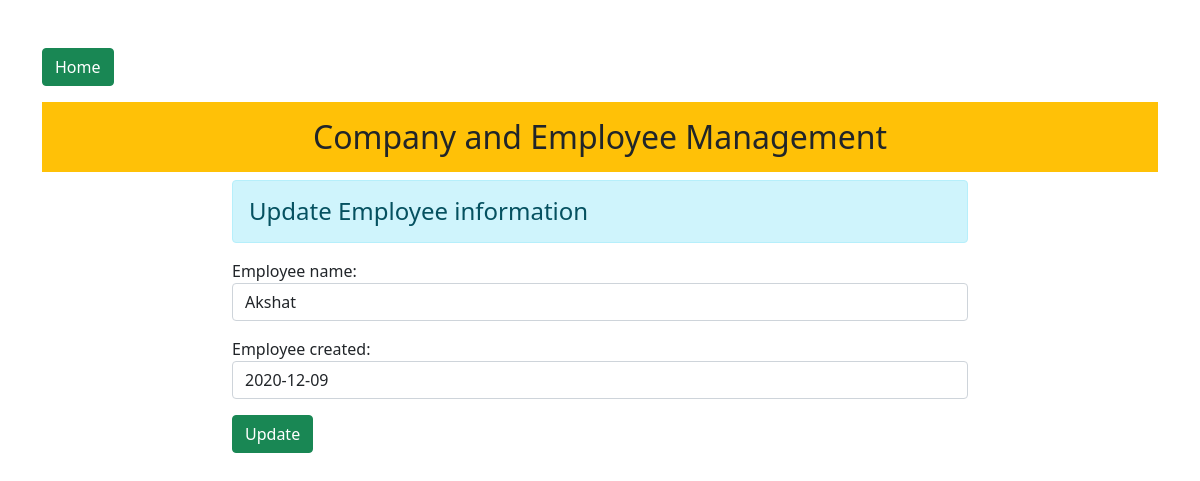
The page /1/employee/edit on the database as committed earlier.
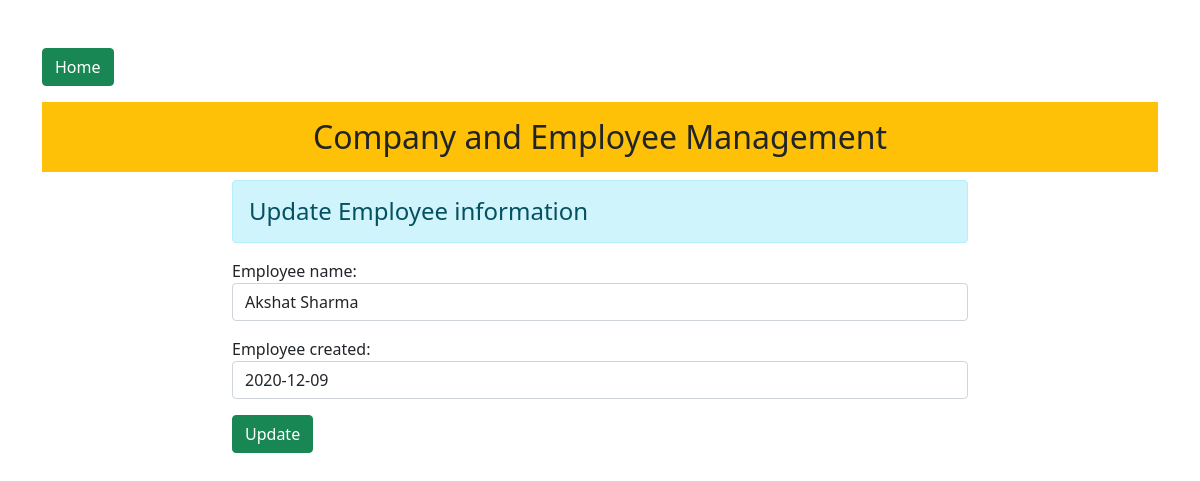
The same page on the database as committed later.
### empman/models.py (models this page shows)
class employeeModel(models.Model): #Employee models for each company hence we make use of foreign key
    employee_company_name = models.ForeignKey(companyModel,on_delete=models.CASCADE)
    employee_name = models.CharField(max_length=100,blank=False)
    employee_created = models.DateField(blank=False)

### empman/views.py (the view)
# urls.py: path('<int:id>/employee/edit',views.editEmployee,name='editemp'),
def editEmployee(request,id):
    if request.method == 'POST':
        uniqueid = employeeModel.objects.get(pk=id)
        requestpost = employeeForm(request.POST,instance=uniqueid)
        if requestpost.is_valid():
            requestpost.save()
            return HttpResponsePermanentRedirect('/')
    else:
        uniqueid = employeeModel.objects.get(pk=id)
        requestpost = employeeForm(instance=uniqueid)
    return render(request,'empman/employeeupdate.html',{'eform':requestpost})

### empman/forms.py
class employeeForm(forms.ModelForm):
    class Meta:
        model = employeeModel
        fields = ['employee_company_name','employee_name','employee_created'] #getting the fileds from the employee model
        widgets = {
            'employee_company_name' : forms.TextInput(attrs={'class':'form-control '}),#bootstrap class
            'employee_company_name': forms.HiddenInput, #so the user is not able to edit the company model linked to that emplopyee
            'employee_name':forms.TextInput(attrs={'class':'form-control'}),#bootstrap class
            'employee_created':forms.TextInput(attrs={'class':'form-control','placeholder':'YYYY-MM-DD'})#bootstrap class
        }

### empman/templates/empman/employeeupdate.html (shortened to what this page needs)
{% extends 'empman/base.html' %}
{% block content %}
<div class="row">
    <div class="col-8 offset-2">
        <h4 class="alert alert-info">Update Employee information</h4>
        <form method='POST'>
            {{eform.as_p}}
            <input type="submit" value="Update" class="btn btn-success">
        </form>
    </div>
</div>
{% endblock %}

Rows that differ between the two databases and show on the page:
changed employeeModel: employee_name "Akshat" → "Akshat Sharma"
